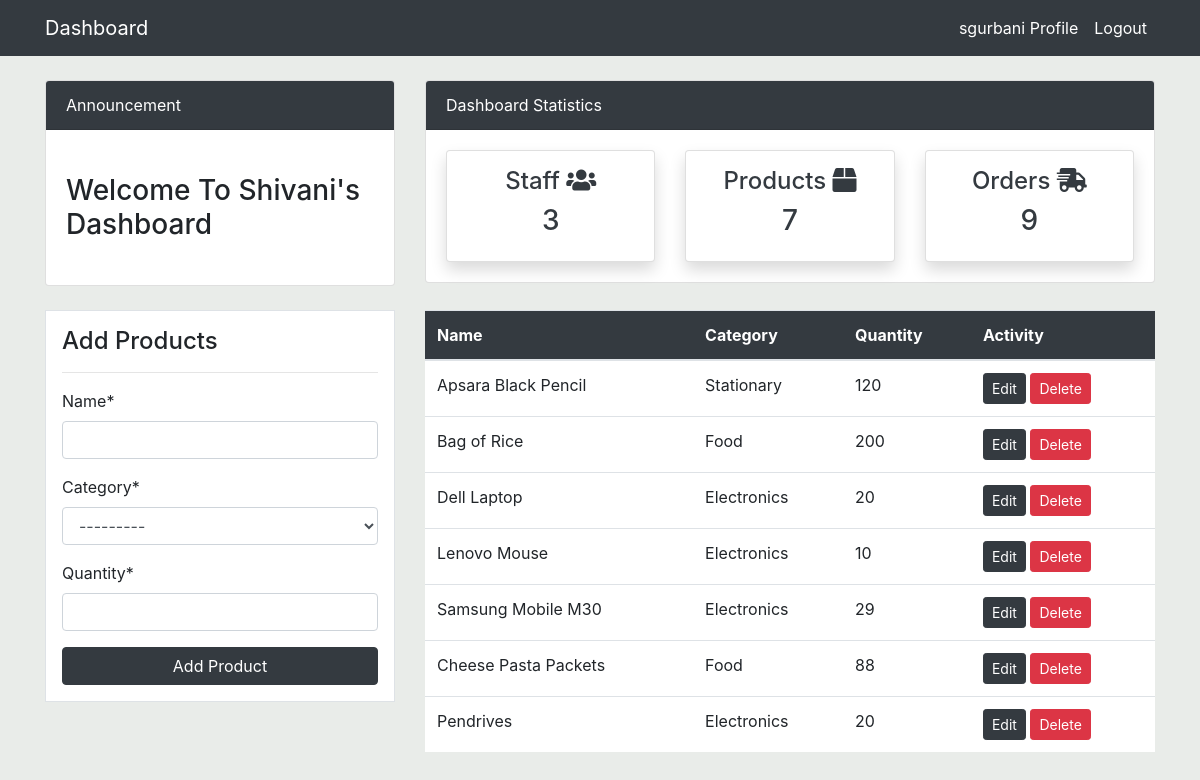
/product/ (signed in), run on the app's committed database.
### dashboard/models.py (models this page shows, shortened)
class Product(models.Model):
    name=models.CharField(max_length=100,null=True)
    category=models.CharField(max_length=100,choices=CATEGORY,null=True)
    quantity=models.PositiveIntegerField(null=True)
    class Meta:
        verbose_name_plural='Product'

### dashboard/views.py (the view)
# urls.py: path('product/',views.product,name='dashboard-product'),
@login_required(login_url='user-login')
def product(request):
    items=Product.objects.all()#Using ORM
    workers_count=User.objects.all().count()
    order_count = Order.objects.all().count()
    product_count=items.count()
    if request.method=='POST':
        form=PrdoductForm(request.POST)
        if form.is_valid():
            form.save()
            product_name=form.cleaned_data.get('name')
            messages.success(request,f'{product_name} has been added')
            return redirect('dashboard-product')
    else:
        form=PrdoductForm()
    context={
        'items':items,
        'form':form,
        'workers_count':workers_count,
        'order_count':order_count,
        'product_count':product_count,
    }
    return render(request,'dashboard/product.html',context)

### dashboard/forms.py
class PrdoductForm(forms.ModelForm):
    class Meta:
        model=Product
        fields=['name','category','quantity']

### Templates/dashboard/product.html (shortened to what this page needs)
{% extends 'partials/base.html' %}
{% load crispy_forms_tags %}
{% block content %}
{% include 'partials/topnav.html' %}
<div class="container">
    <div class="row my-4">
        <div class="col-md-4">
            <div class="border bg-white p-3">
                <h4>Add Products</h4>
                <hr>
                <form method="POST">
                    {{ form|crispy }}
                    <input class="btn btn-dark btn-block" type="submit" value="Add Product">
                </form>
            </div>
        </div>
        <div class="col-md-8">
            <table class="table bg-white">
                <thead class="bg-dark">
                    <tr class="text-white">
                        <th scope="col">Name</th>
                        <th scope="col">Category</th>
                        <th scope="col">Quantity</th>
                        <th scope="col">Activity</th>
                    </tr>
                </thead>
                <tbody>
                    {% for item in items %}
                    <tr>
                        <td>{{item.name }}</td>
                        <td>{{item.category}}</td>
                        <td>{{item.quantity}}</td>
                        <td>
                            <a class="btn btn-dark btn-sm" href="{% url 'product-update' item.id%}">Edit</a>
                            <a class="btn btn-danger btn-sm" href="{% url 'product-delete' item.id%}">Delete</a>
                        </td>
                    </tr>
                    {% endfor %}
                </tbody>
            </table>
        </div>
    </div>
</div>
{% endblock %}

### Templates/partials/nav.html (shortened to what this page needs)
<nav class="navbar navbar-expand-lg navbar-light bg-dark">
    {% if user.is_authenticated%}
    <div class="container">
        <a class="navbar-brand text-white" href="{% url 'dashboard-index' %}">Dashboard</a>
        <div class="collapse navbar-collapse" id="navbarSupportedContent">
            <ul class="navbar-nav ml-auto">
                <li class="nav-item active">
                    <a class="nav-link text-white" href="{%url 'user-profile' %}">{{user.username}} Profile
                        <span class="sr-only">(current)</span></a>
                </li>
                <li class="nav-item">
                    <a class="nav-link text-white" href="{% url 'user-logout'%}">Logout</a>
                </li>
            </ul>
            {% endif %}
        </div>
    </div>
</nav>

### Templates/partials/base.html (style rules this page uses)
body { background: rgb(233, 236, 233); }

### data on the page
Product: name "Apsara Black Pencil", category "Stationary", quantity "120"
Product: name "Bag of Rice", category "Food", quantity "200"
Product: name "Dell Laptop", category "Electronics", quantity "20"
Product: name "Lenovo Mouse", category "Electronics", quantity "10"
Product: name "Samsung Mobile M30", category "Electronics", quantity "29"
Product: name "Cheese Pasta Packets", category "Food", quantity "88"
Product: name "Pendrives", category "Electronics", quantity "20"

### other printed values
{{ user.username }} "sgurbani"
{{ workers_count }} "3"
{{ product_count }} "7"
{{ order_count }} "9"
